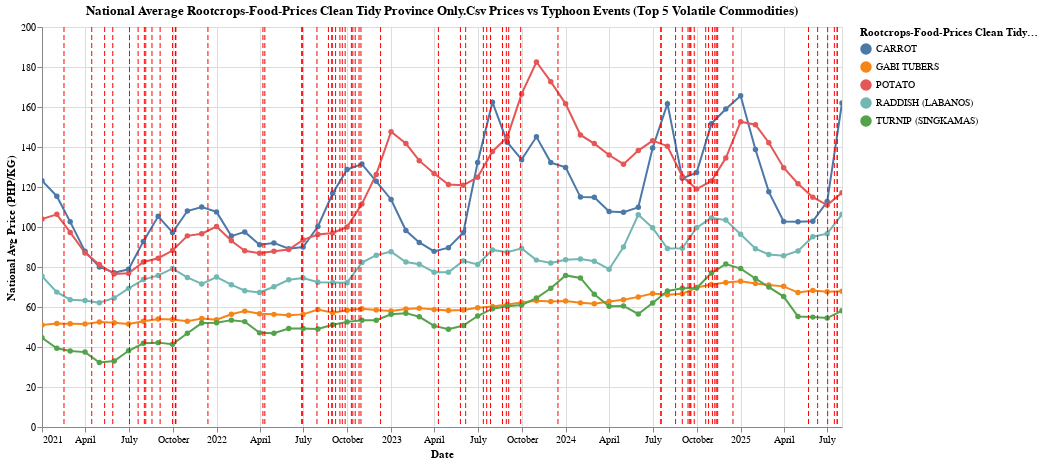
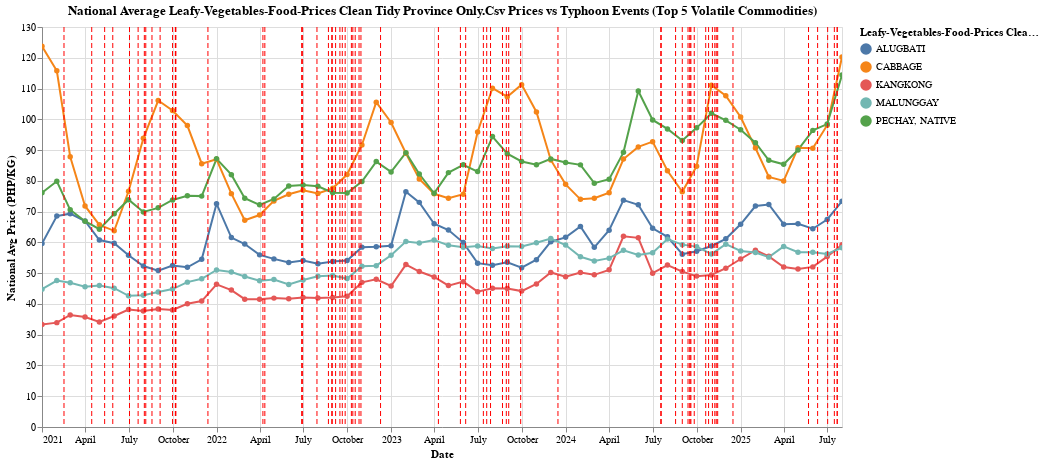
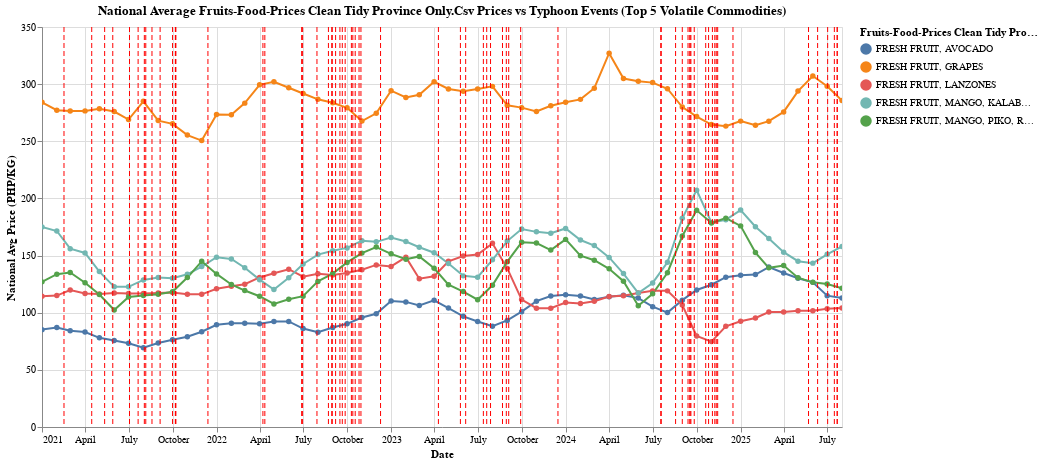
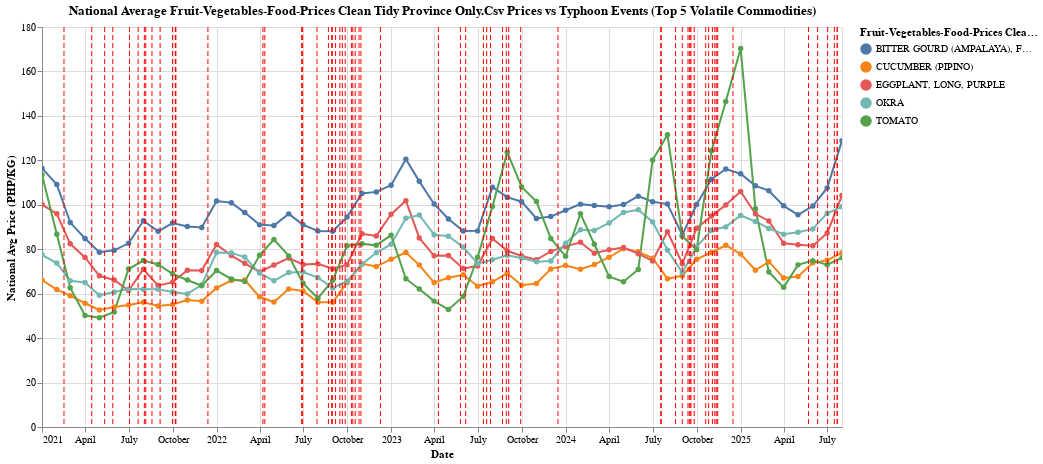

Notebook code cell kept with these figures, in order:
### Code cell
# --- 4. Generate Charts for All Price Files ---
print("--- Generating and displaying all 5 Typhoon Timeline Charts ---")

for file_name in PRICE_FILES:
    crop_type_key = file_name.split('_Food_Prices')[0]
    crop_type_name = crop_type_key.replace('_', ' ').title().replace('Fruit Vegetables', 'Fruit and Vegetables')
    
    chart = create_typhoon_chart(file_name, crop_type_name)
    if chart:
        print(f"✅ Chart ready for: {crop_type_name}")
        chart.display()
